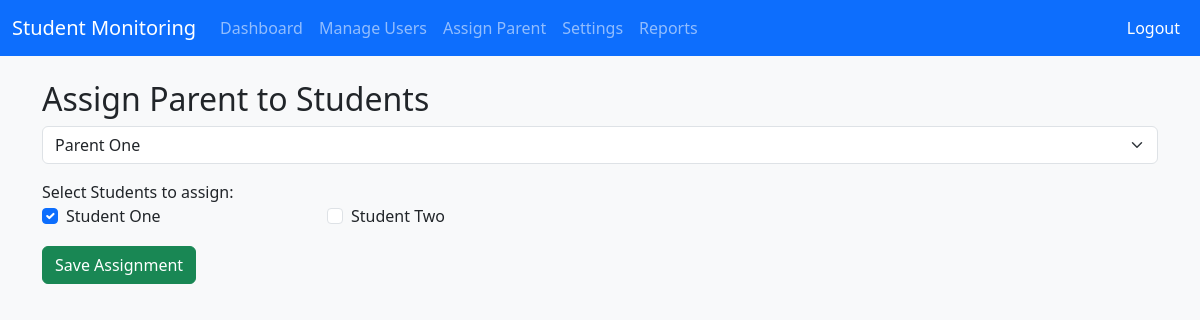
The page /views/admin/assign_parent.php (signed in) on the database its author committed.
### tables this page shows
CREATE TABLE `users` (
  `id` int(11) NOT NULL,
  `name` varchar(100) NOT NULL,
  `username` varchar(50) NOT NULL,
  `password` varchar(255) NOT NULL,
  `role` enum('admin','dean','teacher','parent','student') NOT NULL
);

### classes/Database.php (called while the page is built, shortened)
<?php
class Database {
    private $host = 'localhost';
    private $user = 'root';
    private $pass = '';
    private $dbname = 'student_monitoring';
    public function __construct() {
        try {
            $this->conn = new PDO(
                "mysql:host={$this->host};dbname={$this->dbname}",
                $this->user,
                $this->pass
            );
        } catch(PDOException $e) {
            die("Database Connection Failed: " . $e->getMessage());
        }
    }
}
?>

### classes/User.php (called while the page is built, shortened)
<?php
require_once 'Database.php';
class User {
    public function __construct(){
        $this->db = new Database();
    }
}
?>

### classes/Admin.php (called while the page is built, shortened)
<?php
require_once 'User.php';
class Admin extends User
{
    public function getParents()
    {
        $stmt = $this->db->conn->prepare("SELECT id, name, username FROM users WHERE role='parent' ORDER BY name");
        $stmt->execute();
        return $stmt->fetchAll(PDO::FETCH_ASSOC);
    }
    public function getStudents()
    {
        $stmt = $this->db->conn->prepare("SELECT id, name FROM users WHERE role='student' ORDER BY name");
        $stmt->execute();
        return $stmt->fetchAll(PDO::FETCH_ASSOC);
    }
    public function getChildrenOfParent($parent_id)
    {
        $stmt = $this->db->conn->prepare("
        SELECT u.id, u.name
        FROM users u
        JOIN parent_student ps ON u.id = ps.student_id
        WHERE ps.parent_id = :pid
    ");
        $stmt->execute([':pid' => $parent_id]);
        return $stmt->fetchAll(PDO::FETCH_ASSOC);
    }
}

### views/admin/assign_parent.php (the view, shortened to what this page needs)
<?php
require_once '../../classes/Admin.php';
$admin = new Admin();
$parents = $admin->getParents();
$selectedParent = $_GET['parent'] ?? ($parents[0]['id'] ?? null);
$childrenOfParent = $selectedParent ? $admin->getChildrenOfParent($selectedParent) : [];
$allStudents = $admin->getStudents();
?>
<!DOCTYPE html>
<html lang="en">
<head>
<link href="https://cdn.jsdelivr.net/npm/bootstrap@5.3.2/dist/css/bootstrap.min.css" rel="stylesheet">
</head>
<body class="bg-light">
<?php include '../includes/header.php'; ?>
<div class="container mt-4">
    <h2>Assign Parent to Students</h2>
    <form method="GET" class="mb-3">
        <select name="parent" class="form-select" onchange="this.form.submit()">
            <?php foreach($parents as $p): ?>
                <option value="<?= $p['id'] ?>" <?= $p['id']==$selectedParent?'selected':'' ?>><?= $p['name'] ?></option>
            <?php endforeach; ?>
        </select>
    </form>
    <?php if($selectedParent): ?>
        <form method="POST">
            <div class="mb-3">
                <label>Select Students to assign:</label>
                <div class="row">
                    <?php foreach($allStudents as $s): ?>
                        <div class="col-md-3">
                            <div class="form-check">
                                <input class="form-check-input" type="checkbox" name="students[]" value="<?= $s['id'] ?>"
                                    <?= in_array($s['id'], array_column($childrenOfParent, 'id'))?'checked':'' ?>>
                                <label class="form-check-label"><?= $s['name'] ?></label>
                            </div>
                        </div>
                    <?php endforeach; ?>
                </div>
            </div>
            <button class="btn btn-success" name="assign">Save Assignment</button>
        </form>
    <?php endif; ?>
</div>
<?php include '../includes/footer.php'; ?>

### rows shown on the page
users: id "☑", name "Student One"
users: name "Student Two"

### other values the page prints
form field parent "Parent One"
